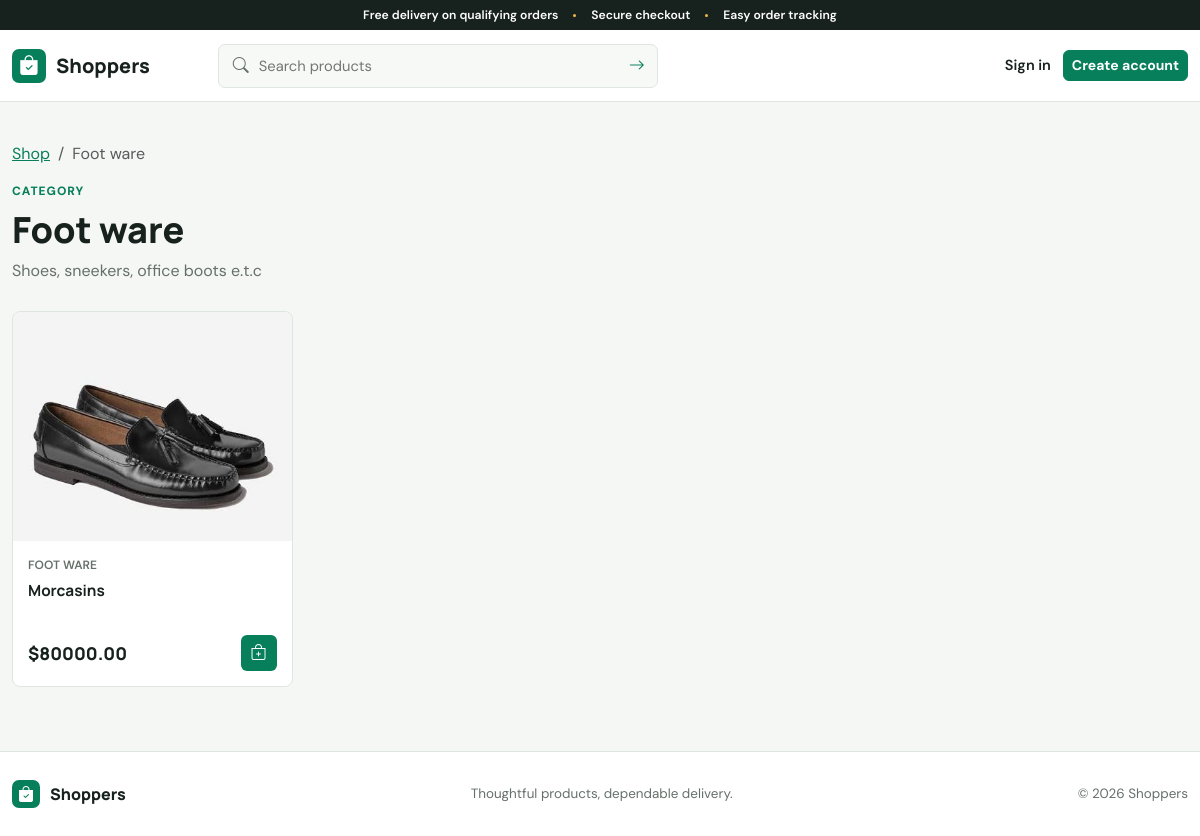
Page /category/1/ on the committed database.
### market/models.py (models this page shows, shortened)
class categories(models.Model):
    name = models.CharField(max_length=100)
    description = models.TextField()
    class Meta:
        verbose_name_plural = 'categories'
        ordering = ['name']

class product(models.Model):
    name = models.CharField(max_length=100)
    price = models.DecimalField(max_digits=10, decimal_places=2)
    category = models.ForeignKey(categories, on_delete=models.CASCADE)
    description = models.TextField()
    image = models.ImageField(upload_to='product_images/', blank=True)
    stock = models.PositiveIntegerField(default=0)
    is_active = models.BooleanField(default=True)
    is_hot_deal = models.BooleanField(default=False)
    hot_deal_rank = models.PositiveIntegerField(
        default=0,
        help_text='Higher numbers place hot deals ahead of other hot deals.',
    )
    hot_deal_label = models.CharField(max_length=80, blank=True)
    created_at = models.DateTimeField(default=timezone.now, editable=False)
    class Meta:
        ordering = ['-is_hot_deal', '-hot_deal_rank', '-created_at']

### market/views.py (the view)
# urls.py: path('category/<int:pk>/', views.category_view, name='category'),
def category_view(request, pk):
    cat = get_object_or_404(categories, pk=pk)
    products = product.objects.filter(category=cat, is_active=True)
    products = prioritize_products_for_user(products, request.user)
    return render(request, 'market/category.html', {'category': cat, 'products': products})

### market/views.py (called while the page is built)
def prioritize_products_for_user(products, user):
    priority_category_ids = []
    if user.is_authenticated and hasattr(user, 'profile'):
        priority_category_ids = list(user.profile.priority_categories.values_list('id', flat=True))
    if priority_category_ids:
        products = products.annotate(
            deal_match_rank=Case(
                When(is_hot_deal=True, category_id__in=priority_category_ids, then=Value(2)),
                When(is_hot_deal=True, then=Value(1)),
                default=Value(0),
                output_field=IntegerField(),
            )
        ).order_by('-deal_match_rank', '-hot_deal_rank', '-created_at')
    else:
        products = products.order_by('-is_hot_deal', '-hot_deal_rank', '-created_at')
    return products

### shopper/context_processors.py (called while the page is built)
def cart_count(request):
    if request.user.is_authenticated:
        return {'cart_count': CartItem.objects.filter(user=request.user).count()}
    return {'cart_count': 0}

### templates/market/category.html (shortened to what this page needs)
{% extends 'base.html' %}
{% block content %}
<section class="content-section">
    <div class="container">
        <nav aria-label="breadcrumb"><ol class="breadcrumb"><li class="breadcrumb-item"><a href="{% url 'home' %}">Shop</a></li><li class="breadcrumb-item active">{{ category.name }}</li></ol></nav>
        <div class="page-heading"><div><p class="eyebrow">Category</p><h1 class="page-title">{{ category.name }}</h1><p class="page-subtitle">{{ category.description }}</p></div></div>
        {% if products %}<div class="product-grid">{% for product in products %}{% include 'market/_product_card.html' %}{% endfor %}</div>
        {% else %}<div class="empty-state"><i class="bi bi-box-seam"></i><h3>No products here yet</h3><p>Explore another category while this collection is being prepared.</p><a class="btn btn-outline-primary" href="{% url 'home' %}">Back to shop</a></div>{% endif %}
    </div>
</section>
{% endblock %}

### templates/market/_product_card.html (shortened to what this page needs)
<article class="product-card">
    <a class="product-image" href="{% url 'product_detail' product.id %}">
        {% if product.image %}<img src="{{ product.image.url }}" alt="{{ product.name }}" loading="lazy">
        {% else %}<span class="image-placeholder"><i class="bi bi-image"></i></span>{% endif %}
    </a>
    <div class="product-body">
        <p class="product-category">{{ product.category.name }}</p>
        <a class="product-name" href="{% url 'product_detail' product.id %}">{{ product.name }}</a>
        <div class="product-bottom">
            <span class="product-price">${{ product.price }}</span>
            <form method="post" action="{% url 'cart_add' product.id %}">
                <button class="icon-button" type="submit" aria-label="Add {{ product.name }} to cart" title="Add to cart" {% if product.stock == 0 %}disabled{% endif %}><i class="bi bi-bag-plus"></i></button>
            </form>
        </div>
    </div>
</article>

### static/css/app.css (style rules this page uses)
:root { --ink: #17211d; --muted: #66706b; --line: #dfe5e1; --surface: #fff; --canvas: #f5f7f5; --brand: #087f5b; --brand-dark: #056246; --accent: #f2b84b; --danger: #c53b45; --info: #277da1; --radius: 8px; --shadow: 0 12px 34px rgba(23,33,29,.08); }
* { box-sizing: border-box; }
html { scroll-behavior: smooth; }
body { margin: 0; background: var(--canvas); color: var(--ink); font-family: "DM Sans", sans-serif; letter-spacing: 0; }
h1,h2,h3,h4,h5,h6,.navbar-brand { font-family: "Manrope", sans-serif; letter-spacing: 0; }
a { color: var(--brand); }
.container { max-width: 1200px; }
.eyebrow { margin-bottom: 8px; color: var(--brand); font-size: .75rem; font-weight: 800; letter-spacing: .08em; text-transform: uppercase; }
.page-title { margin: 0; font-size: clamp(1.65rem,3vw,2.35rem); font-weight: 800; }
.page-subtitle { margin: 8px 0 0; color: var(--muted); }
.page-heading { display: flex; justify-content: space-between; gap: 24px; align-items: end; margin-bottom: 28px; }
.product-grid { display: grid; grid-template-columns: repeat(4,minmax(0,1fr)); gap: 18px; }
.product-card { min-width: 0; overflow: hidden; border: 1px solid var(--line); border-radius: var(--radius); background: var(--surface); transition: transform .18s ease,box-shadow .18s ease; }
.product-image { position: relative; display: block; aspect-ratio: 1/.82; overflow: hidden; background: #e8ece9; }
.product-image img { width: 100%; height: 100%; object-fit: cover; transition: transform .28s ease; }
.product-body { padding: 15px; }
.product-category { margin: 0 0 5px; color: var(--muted); font-size: .75rem; font-weight: 600; text-transform: uppercase; }
.product-name { display: block; min-height: 44px; color: var(--ink); font-family: "Manrope",sans-serif; font-size: .96rem; font-weight: 700; text-decoration: none; }
.product-bottom { display: flex; justify-content: space-between; align-items: center; gap: 10px; margin-top: 12px; }
.product-price { font-family: "Manrope",sans-serif; font-size: 1.1rem; font-weight: 800; }
.icon-button { display: grid; width: 36px; height: 36px; place-items: center; border: 0; border-radius: 6px; background: var(--brand); color: #fff; }
.content-section { padding: 40px 0 64px; }

### rows in the picture
categories: name "Foot ware", description "Shoes, sneekers, office boots e.t.c"
product: image (picture), category.name "FOOT WARE", name "Morcasins", price "80000.00"
